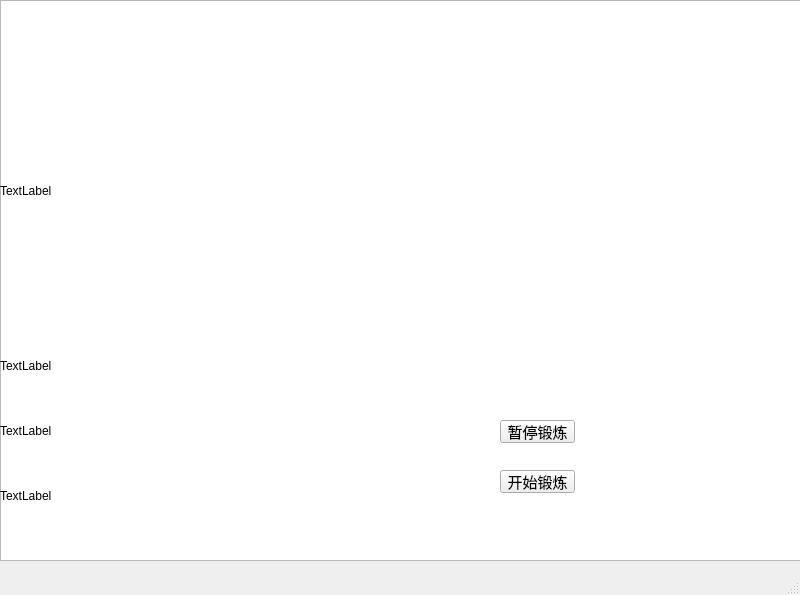
<?xml version="1.0" encoding="UTF-8"?>
<ui version="4.0">
 <class>QMainWindow</class>
 <widget class="QMainWindow" name="QMainWindow">
  <property name="geometry">
   <rect>
    <x>0</x>
    <y>0</y>
    <width>800</width>
    <height>595</height>
   </rect>
  </property>
  <property name="windowTitle">
   <string>MainWindow</string>
  </property>
  <widget class="QWidget" name="centralwidget">
   <widget class="QListView" name="listView">
    <property name="geometry">
     <rect>
      <x>0</x>
      <y>0</y>
      <width>801</width>
      <height>561</height>
     </rect>
    </property>
    <property name="styleSheet">
     <string notr="true">background-image:url(:/pic30.png)</string>
    </property>
   </widget>
   <widget class="QLabel" name="label">
    <property name="geometry">
     <rect>
      <x>0</x>
      <y>60</y>
      <width>421</width>
      <height>261</height>
     </rect>
    </property>
    <property name="text">
     <string>TextLabel</string>
    </property>
   </widget>
   <widget class="QLabel" name="label_2">
    <property name="geometry">
     <rect>
      <x>0</x>
      <y>340</y>
      <width>421</width>
      <height>51</height>
     </rect>
    </property>
    <property name="text">
     <string>TextLabel</string>
    </property>
   </widget>
   <widget class="QLabel" name="label_3">
    <property name="geometry">
     <rect>
      <x>0</x>
      <y>400</y>
      <width>421</width>
      <height>61</height>
     </rect>
    </property>
    <property name="text">
     <string>TextLabel</string>
    </property>
   </widget>
   <widget class="QLabel" name="label_4">
    <property name="geometry">
     <rect>
      <x>0</x>
      <y>470</y>
      <width>421</width>
      <height>51</height>
     </rect>
    </property>
    <property name="text">
     <string>TextLabel</string>
    </property>
   </widget>
   <widget class="QPushButton" name="pushButton_2">
    <property name="geometry">
     <rect>
      <x>500</x>
      <y>420</y>
      <width>75</width>
      <height>23</height>
     </rect>
    </property>
    <property name="font">
     <font>
      <family>阿里巴巴普惠体</family>
      <pointsize>11</pointsize>
     </font>
    </property>
    <property name="text">
     <string>暂停锻炼</string>
    </property>
   </widget>
   <widget class="QPushButton" name="pushButton">
    <property name="geometry">
     <rect>
      <x>500</x>
      <y>470</y>
      <width>75</width>
      <height>23</height>
     </rect>
    </property>
    <property name="font">
     <font>
      <family>阿里巴巴普惠体</family>
      <pointsize>11</pointsize>
     </font>
    </property>
    <property name="text">
     <string>开始锻炼</string>
    </property>
   </widget>
  </widget>
  <widget class="QMenuBar" name="menubar">
   <property name="geometry">
    <rect>
     <x>0</x>
     <y>0</y>
     <width>800</width>
     <height>22</height>
    </rect>
   </property>
  </widget>
  <widget class="QStatusBar" name="statusbar"/>
 </widget>
 <resources>
  <include location="text11.qrc"/>
 </resources>
 <connections/>
</ui>
